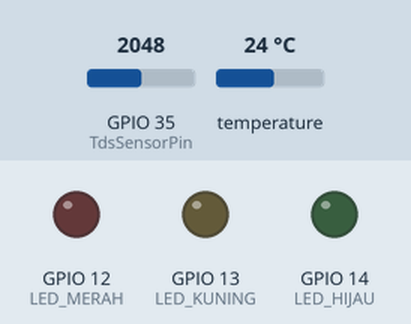
This sketch was run on a simulated ESP32. Shown: output pins drawn as LEDs (lit = HIGH). The inputs (shaded band) are chosen by the test bench; at power-on: GPIO 35 (TdsSensorPin) = 2048, temperature 24 °C. WiFi joins after 1.5 s; servers stay silent unless stated; uploads are accepted with an empty reply; what the sketch prints to the serial monitor is not drawn.

Above: at 3.2 s.
3.3 s: GPIO 35 (TdsSensorPin) set to 912
12.3 s: GPIO 35 (TdsSensorPin) set to 809
At 19.4 s:
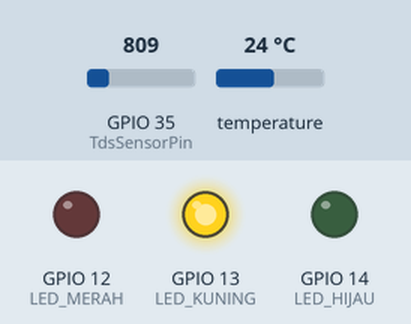
19.8 s: temperature set to 24.8 °C
At 26.6 s:
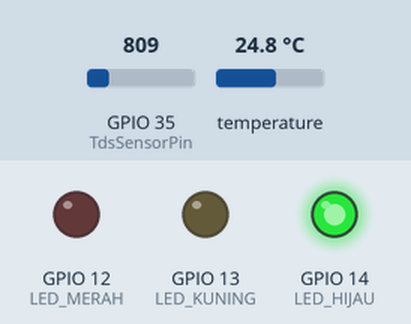
27.0 s: temperature set to 12 °C
At 33.8 s:
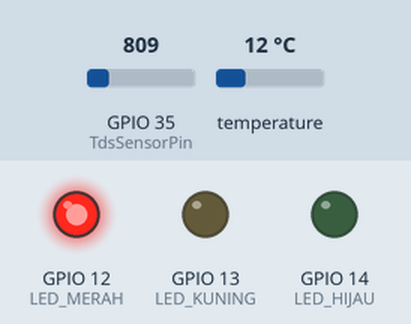
34.2 s: temperature set to 19.4 °C
41.1 s: temperature set to 20.9 °C
At 48.1 s:
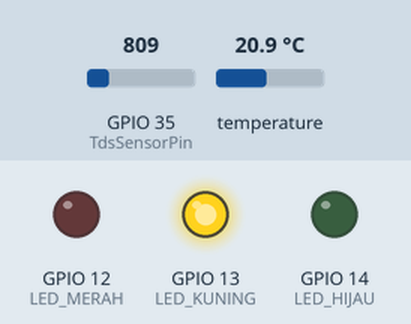
Timing chart, 0 to 49.5 s (numbered marks = the images above; inputs shaded):
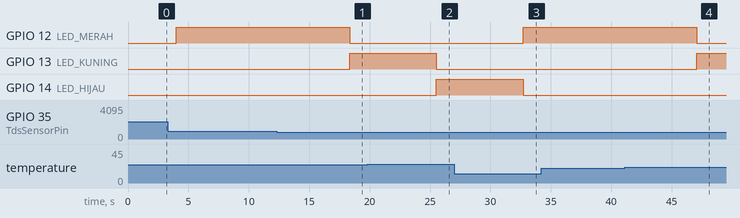

The sketch:

AkuariumFuzzy_nov2a.ino
```cpp
#include <OneWire.h>
#include <DallasTemperature.h>
#include <WiFi.h>
#include <HTTPClient.h> // *** TAMBAHAN UTAMA UNTUK MENGIRIM DATA WEB ***
// =============================================
// KONFIGURASI JARINGAN & SERVER
// =============================================
const char* ssid = "ipuliot";          // Ganti dengan SSID WiFi Anda
const char* password = "pisanGG158"; // Ganti dengan Password WiFi Anda

// Ganti dengan IP atau Domain Server Anda (Contoh: IP Lokal PC Anda)
// Pastikan folder 'aquarium-monitoring' sudah ada di web server
const char* serverName = "http://saifullah.rafkycreative.site/post-data.php";

// =============================================
// KONFIGURASI PIN & SENSOR
// =============================================
// LED Configuration - Traffic Light
#define LED_MERAH 12    // GPIO12 - Kondisi BURUK
#define LED_KUNING 13   // GPIO13 - Kondisi NORMAL
#define LED_HIJAU 14    // GPIO14 - Kondisi BAIK

// Sensor Configuration
const int oneWireBus = 25;
#define TdsSensorPin 35
#define VREF 3.3
#define SCOUNT 30

// Global Variables
float tdsValue = 0;
float temperature = 0;
float kualitasAir = 0; // Output dari Fuzzy Mamdani (0-100)

// Instance Sensor
OneWire oneWire(oneWireBus);
DallasTemperature sensors(&oneWire);

// Buffer untuk perhitungan Median TDS
int analogBuffer[SCOUNT];
int analogBufferIndex = 0;

// =============================================
// FUZZY MEMBERSHIP FUNCTIONS (INPUT & OUTPUT)
// =============================================

// TDS untuk akuarium AIR TAWAR
float fuzzyTDS_Rendah(float x) {
  if (x <= 100) return 1.0;
  else if (x >= 200) return 0.0;
  else return (200 - x) / (200 - 100);
}

float fuzzyTDS_Sedang(float x) {
  if (x <= 150 || x >= 400) return 0.0;
  else if (x > 150 && x <= 275) return (x - 150) / (275 - 150);
  else return (400 - x) / (400 - 275);
}

float fuzzyTDS_Tinggi(float x) {
  if (x <= 350) return 0.0;
  else if (x >= 450) return 1.0;
  else return (x - 350) / (450 - 350);
}

// Suhu untuk ikan TROPIS
float fuzzySuhu_Dingin(float x) {
  if (x <= 22) return 1.0;
  else if (x >= 26) return 0.0;
  else return (26 - x) / (26 - 22);
}

float fuzzySuhu_Normal(float x) {
  if (x <= 24 || x >= 30) return 0.0;
  else if (x > 24 && x <= 27) return (x - 24) / (27 - 24);
  else return (30 - x) / (30 - 27);
}

float fuzzySuhu_Panas(float x) {
  if (x <= 28) return 0.0;
  else if (x >= 32) return 1.0;
  else return (x - 28) / (32 - 28);
}

// Output 5 Linguistik (0-100)
float fuzzyOutput_SangatBuruk(float x) {
  if (x <= 15) return 1.0;
  else if (x >= 30) return 0.0;
  else return (30 - x) / (30 - 15);
}

float fuzzyOutput_Buruk(float x) {
  if (x <= 20 || x >= 50) return 0.0;
  else if (x > 20 && x <= 35) return (x - 20) / (35 - 20);
  else return (50 - x) / (50 - 35);
}

float fuzzyOutput_Normal(float x) {
  if (x <= 40 || x >= 70) return 0.0;
  else if (x > 40 && x <= 55) return (x - 40) / (55 - 40);
  else return (70 - x) / (70 - 55);
}

float fuzzyOutput_Baik(float x) {
  if (x <= 60 || x >= 90) return 0.0;
  else if (x > 60 && x <= 75) return (x - 60) / (75 - 60);
  else return (90 - x) / (90 - 75);
}

float fuzzyOutput_SangatBaik(float x) {
  if (x <= 80) return 0.0;
  else if (x >= 95) return 1.0;
  else return (x - 80) / (95 - 80);
}

// =============================================
// FUNGSI UTAMA
// =============================================

void setup() {
  Serial.begin(115200);

  // Initialize LED Pins
  pinMode(LED_MERAH, OUTPUT);
  pinMode(LED_KUNING, OUTPUT);
  pinMode(LED_HIJAU, OUTPUT);

  matikanSemuaLED();

  // Sensor Setup
  pinMode(TdsSensorPin, INPUT);
  sensors.begin();

  // Connect to WiFi
  WiFi.begin(ssid, password);
  Serial.print("Connecting to WiFi");
  while (WiFi.status() != WL_CONNECTED) {
    delay(1000);
    Serial.print(".");
  }
  Serial.println("\nConnected to WiFi!");
  Serial.print("IP Address: ");
  Serial.println(WiFi.localIP());

  Serial.println("\n=== SISTEM MONITORING AKUARIUM AIR TAWAR ===");
}

void loop() {
  // 1. Baca Sensor
  sensors.requestTemperatures();
  temperature = sensors.getTempCByIndex(0);
  bacaTDS();

  // 2. Fuzzy Logic Processing
  kualitasAir = fuzzyMamdani(tdsValue, temperature);

  // 3. Kontrol Output (LED)
  kontrolLED(kualitasAir);

  // 4. Tampilkan Data di Serial Monitor
  tampilkanData();

  // 5. Kirim Data ke Web Server
  kirimDataWeb(tdsValue, temperature, kualitasAir);

  delay(5000); // Delay 5 detik
}

// =============================================
// FUNGSI PENGIRIMAN DATA KE WEB SERVER
// =============================================

void kirimDataWeb(float tds, float suhu, float kualitas) {
  if (WiFi.status() == WL_CONNECTED) {
    HTTPClient http;
    http.begin(serverName); // URL ke post-data.php
    http.addHeader("Content-Type", "application/x-www-form-urlencoded");

    // Format data yang akan dikirim (key=value&key2=value2)
    String httpRequestData = "tds=" + String(tds, 1) +
                             "&suhu=" + String(suhu, 1) +
                             "&kualitas=" + String(kualitas, 1);

    Serial.print("\n[HTTP POST] Mengirim data: ");
    Serial.println(httpRequestData);

    int httpResponseCode = http.POST(httpRequestData);

    if (httpResponseCode > 0) {
      Serial.print("✅ HTTP Success: ");
      Serial.print(httpResponseCode);
      Serial.print(" -> ");
      Serial.println(http.getString());
    } else {
      Serial.print("❌ HTTP Error code: ");
      Serial.println(httpResponseCode);
    }
    http.end();
  } else {
    Serial.println("❌ WiFi Disconnected. Tidak dapat mengirim data.");
  }
}

// =============================================
// FUNGSI LAINNYA
// =============================================

void kontrolLED(float kualitas) {
  matikanSemuaLED();

  if (kualitas >= 60) {
    digitalWrite(LED_HIJAU, HIGH);
    // Serial.println("💡 LED HIJAU - Kondisi BAIK");
  } else if (kualitas >= 40) {
    digitalWrite(LED_KUNING, HIGH);
    // Serial.println("💡 LED KUNING - Kondisi NORMAL");
  } else {
    digitalWrite(LED_MERAH, HIGH);
    // Serial.println("💡 LED MERAH - Kondisi BURUK");
  }
}

void matikanSemuaLED() {
  digitalWrite(LED_MERAH, LOW);
  digitalWrite(LED_KUNING, LOW);
  digitalWrite(LED_HIJAU, LOW);
}

void bacaTDS() {

  const int sampleCount = 30;
  float totalVoltage = 0;

  for (int i = 0; i < sampleCount; i++) {

    int adcValue = analogRead(TdsSensorPin);

    float voltage = adcValue * VREF / 4095.0;

    totalVoltage += voltage;

    delay(40);
  }

  float avgVoltage = totalVoltage / sampleCount;

  // Temperature compensation
  float compensationCoefficient = 1.0 + 0.02 * (temperature - 25.0);

  float compensationVoltage = avgVoltage / compensationCoefficient;

  // Polynomial conversion (standar DFRobot)
  float rawTds = (133.42 * pow(compensationVoltage, 3)
                - 255.86 * pow(compensationVoltage, 2)
                + 857.39 * compensationVoltage);

  // Faktor kalibrasi
  tdsValue = rawTds * 0.68;

  if (tdsValue < 0) tdsValue = 0;
}

float fuzzyMamdani(float tds, float suhu) {
  // Fuzzifikasi input
  float tds_rendah = fuzzyTDS_Rendah(tds);
  float tds_sedang = fuzzyTDS_Sedang(tds);
  float tds_tinggi = fuzzyTDS_Tinggi(tds);

  float suhu_dingin = fuzzySuhu_Dingin(suhu);
  float suhu_normal = fuzzySuhu_Normal(suhu);
  float suhu_panas = fuzzySuhu_Panas(suhu);

  // Rule Base untuk 5 linguistik output (9 Rules)
  float rule[9];

  // Rule 1: If TDS=Rendah AND Suhu=Dingin THEN Kualitas=Normal
  rule[0] = min(tds_rendah, suhu_dingin);

  // Rule 2: If TDS=Rendah AND Suhu=Normal THEN Kualitas=Baik
  rule[1] = min(tds_rendah, suhu_normal);

  // Rule 3: If TDS=Rendah AND Suhu=Panas THEN Kualitas=Normal
  rule[2] = min(tds_rendah, suhu_panas);

  // Rule 4: If TDS=Sedang AND Suhu=Dingin THEN Kualitas=Normal
  rule[3] = min(tds_sedang, suhu_dingin);

  // Rule 5: If TDS=Sedang AND Suhu=Normal THEN Kualitas=SangatBaik
  rule[4] = min(tds_sedang, suhu_normal);

  // Rule 6: If TDS=Sedang AND Suhu=Panas THEN Kualitas=Buruk
  rule[5] = min(tds_sedang, suhu_panas);

  // Rule 7: If TDS=Tinggi AND Suhu=Dingin THEN Kualitas=SangatBuruk
  rule[6] = min(tds_tinggi, suhu_dingin);

  // Rule 8: If TDS=Tinggi AND Suhu=Normal THEN Kualitas=Buruk
  rule[7] = min(tds_tinggi, suhu_normal);

  // Rule 9: If TDS=Tinggi AND Suhu=Panas THEN Kualitas=SangatBuruk
  rule[8] = min(tds_tinggi, suhu_panas);

  // Defuzzifikasi dengan metode Centroid
  float numerator = 0;
  float denominator = 0;

  // Sample points (0-100 dengan step 2)
  for (int x = 0; x <= 100; x += 2) {
    float membership = 0;

    // Cari membership tertinggi (Max) untuk setiap point x
    // Aggregate Output (Implikasi min, Agregasi max)
    for (int i = 0; i < 9; i++) {
      float outputMembership = 0;

      // Tentukan output membership berdasarkan rule index
      if (i == 4) { // Rule 5: Sangat Baik
        outputMembership = fuzzyOutput_SangatBaik(x);
      } else if (i == 1) { // Rule 2: Baik
        outputMembership = fuzzyOutput_Baik(x);
      } else if (i == 0 || i == 2 || i == 3) { // Rule 1, 3, 4: Normal
        outputMembership = fuzzyOutput_Normal(x);
      } else if (i == 5 || i == 7) { // Rule 6, 8: Buruk
        outputMembership = fuzzyOutput_Buruk(x);
      } else { // Rule 7, 9: Sangat Buruk (i == 6 || i == 8)
        outputMembership = fuzzyOutput_SangatBuruk(x);
      }

      membership = max(membership, min(rule[i], outputMembership)); // Agregasi (MAX)
    }

    numerator += x * membership;
    denominator += membership;
  }

  if (denominator == 0) return 50.0; // Default jika semua membership 0

  // Centroid = Penjumlahan(x * µ(x)) / Penjumlahan(µ(x))
  return numerator / denominator;
}

void tampilkanData() {
  Serial.println("=== SISTEM MONITORING AIR TAWAR ===");
  Serial.print("TDS Value: ");
  Serial.print(tdsValue, 0);
  Serial.println(" ppm");

  Serial.print("Suhu: ");
  Serial.print(temperature, 1);
  Serial.println(" °C");

  Serial.print("Kualitas Air (Fuzzy): ");
  Serial.print(kualitasAir, 1);
  Serial.print(" - ");

  // Kategori
  if (kualitasAir >= 80) {
    Serial.println("SANGAT BAIK 💚");
  } else if (kualitasAir >= 60) {
    Serial.println("BAIK 🟢");
  } else if (kualitasAir >= 40) {
    Serial.println("NORMAL 🟡");
  } else if (kualitasAir >= 20) {
    Serial.println("BURUK 🟠");
  } else {
    Serial.println("SANGAT BURUK 🔴");
  }

  Serial.println("===================================");
}

int getMedianNum(int bArray[], int iFilterLen) {
  int bTab[iFilterLen];
  for (byte i = 0; i < iFilterLen; i++)
    bTab[i] = bArray[i];
  int i, j, bTemp;
  for (j = 0; j < iFilterLen - 1; j++) {
    for (i = 0; i < iFilterLen - j - 1; i++) {
      if (bTab[i] > bTab[i + 1]) {
        bTemp = bTab[i];
        bTab[i] = bTab[i + 1];
        bTab[i + 1] = bTemp;
      }
    }
  }
  if ((iFilterLen & 1) > 0)
    bTemp = bTab[(iFilterLen - 1) / 2];
  else
    bTemp = (bTab[iFilterLen / 2] + bTab[iFilterLen / 2 - 1]) / 2;
  return bTemp;
}
```

Measured:
- the behaviour switches between 878 and 877 on GPIO 35 (TdsSensorPin) (found by bisection; images 0 and 1)
- the behaviour switches between 24.2 and 24.3 °C on temperature (found by bisection; images 1 and 2)
- the behaviour switches between 20.1 and 20.2 °C on temperature (found by bisection; images 3 and 4)
- after the input at 12.3 s, GPIO 12 (LED_MERAH): HIGH → LOW after 6.0 s; GPIO 13 (LED_KUNING): LOW → HIGH after 6.0 s
- after the input at 19.8 s, GPIO 13 (LED_KUNING): HIGH → LOW after 5.7 s; GPIO 14 (LED_HIJAU): LOW → HIGH after 5.7 s
- after the input at 27.0 s, GPIO 12 (LED_MERAH): LOW → HIGH after 5.7 s; GPIO 14 (LED_HIJAU): HIGH → LOW after 5.7 s
- after the input at 41.1 s, GPIO 12 (LED_MERAH): HIGH → LOW after 6.0 s; GPIO 13 (LED_KUNING): LOW → HIGH after 6.0 s
